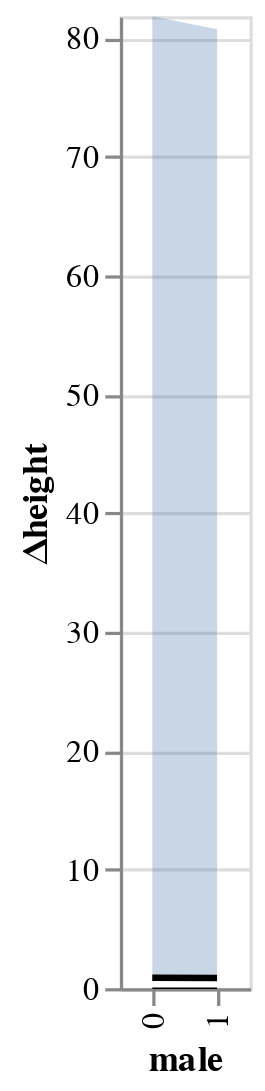

Source (notebook cell):
### Code cell
br.plot(x='male', add_data=False)

### Figure 1 — Vega-Lite specification as saved in the notebook (floating-point values rounded to 4 significant figures)
{"config": {"view": {"continuousWidth": 400, "continuousHeight": 300}}, "layer": [{"mark": {"type": "errorband", "clip": true}, "encoding": {"x": {"type": "ordinal", "field": "male"}, "y": {"type": "quantitative", "axis": {"orient": "left", "title": ""}, "field": "lower interval", "scale": {"domain": [0, 81.83], "zero": true}}, "y2": {"field": "higher interval"}}}, {"mark": {"type": "line", "clip": true, "color": "black", "fill": null, "point": false, "size": 2}, "encoding": {"x": {"type": "ordinal", "field": "male"}, "y": {"type": "quantitative", "aggregate": "mean", "axis": {"orient": "left"}, "field": "center interval", "scale": {"domain": [0, 81.83], "zero": true}, "title": "Δheight"}}}, {"mark": {"type": "line", "color": "black", "opacity": 1, "size": 0.5}, "encoding": {"x": {"type": "ordinal", "field": "male"}, "y": {"type": "quantitative", "axis": {"orient": "left", "title": ""}, "field": "zero", "scale": {"domain": [0, 81.83], "zero": true}}}}], "data": {"name": "data-8156d9104325edcd48a3c6250df9496c"}, "$schema": "https://vega.github.io/schema/vega-lite/v4.8.1.json", "datasets": {"data-8156d9104325edcd48a3c6250df9496c": [{"combined_condition": 0, "higher interval": 81.83, "lower interval": 0.7575, "center interval": 0.8723, "higher interval75": 39.94, "lower interval75": 0.7575, "male": 0.0, "zero": 0}, {"combined_condition": 1, "higher interval": 80.74, "lower interval": 0.7485, "center interval": 0.8609, "higher interval75": 39.22, "lower interval75": 0.7485, "male": 1.0, "zero": 0}]}}
